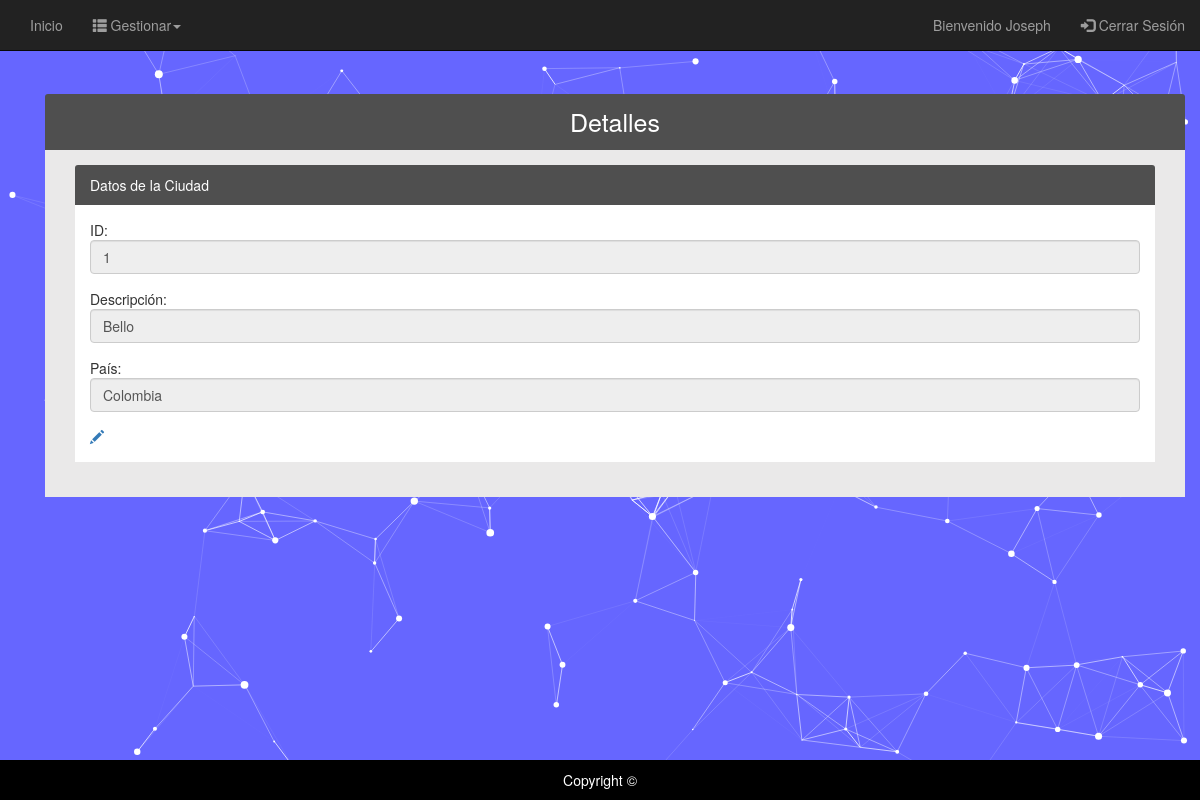
The app's page /Ciudad/Details/details/1 (signed in) with its own data.
### tables this page shows
CREATE TABLE `ciudad` (
  `id_ciudad` int(11) NOT NULL,
  `des_ciudad` varchar(30) NOT NULL,
  `id_pais` int(11) NOT NULL
);

CREATE TABLE `pais` (
  `id_pais` int(11) NOT NULL,
  `iso` varchar(3) NOT NULL,
  `des_pais` varchar(30) NOT NULL
);

### Library/Views.php (called while the page is built, shortened)
<?php
	class Views
	{
		function render($site, $controller, $view, $array)
		{
			$controllers = get_class($controller);
			require VIEWS.DFT."head.php";
			require VIEWS. $site . '/' . $controllers.'/'.$view.'.php';
			require VIEWS.DFT."footer.php";
		}
	}
?>

### Library/QueryManager.php (called while the page is built, shortened)
<?php
class QueryManager
{
    private $link;
    function __construct($HOST, $USER, $PASS, $NAME)
    {
        $this->link = new mysqli($HOST, $USER, $PASS, $NAME);
    }
    function selectCiudad_Pais_1($attr, $table, $table1, $where){
        $query  = "SELECT " . $attr .
                " FROM " . $table . " AS A
                INNER JOIN " . $table1 . " AS B
                ON A.id_pais = B.id_pais
                WHERE " .$where. ";";
        $result = $this->link->query($query);
        if ($result->num_rows > 0) {
            while ($row = $result->fetch_assoc()) {
                $response[] = $row;
            }
            return $response;
        }
    }
}

### Models/Details_model.php (called while the page is built, shortened)
<?php
class Details_model extends Conexion
{
	function getDataCiudad_Pais_1($columns, $table, $table1, $where){
		return $this->db->selectCiudad_Pais_1($columns, $table, $table1, $where);
	}
}
?>

### Views/Ciudad/Details/details.php (the view, shortened to what this page needs)
<?php foreach ($array as $key => $value) { ?>
<div class="container" style="padding-top: 2%;">
	<div class="panel-group">
		<div class="panel-primary">
			<div class="panel-heading text-center" style="font-size: 25px;">
				Detalles
			</div>
			<div class="panel-body panel-body-editar">
				<div class="panel-group col-sm-12">
					<div class="panel-primary">
						<div class="panel-heading">
							Datos de la Ciudad
						</div>
						<form class="form-horizontal" id="Actualizar" name="Actualizar" method="POST">
							<div class="panel-body panel-body-datos col-sm-12">
					            <div class="form-group">
									<div class="col-sm-12">
										ID: <input type="text" name="id_ciudad" id="id_ciudad" placeholder="ID *" class="form-control" value="<?php echo $value["id_ciudad"]; ?>" disabled></input>
                                    </div>
								</div>
					            <div class="form-group">
									<div class="col-sm-12">
										Descripción: <input type="text" name="descripcion" id="descripcion" placeholder="Descripción *" class="form-control" value="<?php echo $value["des_ciudad"]; ?>" disabled></input>
                                    </div>
								</div>
								<div class="form-group">
									<div class="col-sm-12">
										País: <input type="text" name="pais" id="pais" placeholder="Iso *" class="form-control" value="<?php echo $value["des_pais"]; ?>" disabled></input>
                                    </div>
								</div>
								<a href="<?php echo URL.'Pais/Edit/edit/'. $value["id_pais"] ?>" class="glyphicon glyphicon-pencil"></a>
							</div>
						</form>
					</div>
				</div>
			</div>
		</div>
	</div>
</div>
<?php } ?>

### Views/Default/Css/Style.css (style rules this page uses)
body { background: #6666ff; }
.panel-group > .panel-primary { border-color: #4F4F4F; }
.panel-primary > .panel-heading { background-color: #4F4F4F; border-color: #4F4F4F; }

### Views/Ciudad/Details/details.php (style rules this page uses)
.panel-body-editar { background-color: #EAE9E9!important; }
.panel-body-datos { background-color: #FFF!important; }

### Views/Default/footer.php (style rules this page uses)
html { position: relative; min-height: 100%; }
body { margin: 0 0 65px; }

### records on screen
ciudad: id_ciudad "1", descripcion "Bello", pais "Colombia"

### other values on screen
$userName["nom_persona"] "Joseph"
